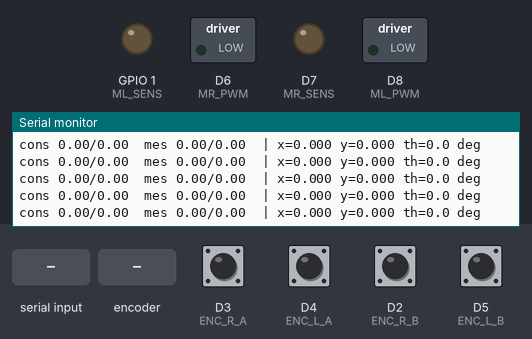
The sketch below on a simulated ESP8266 (NodeMCU). Shown: switched loads named in the sketch (green lamp = pin HIGH), output pins drawn as LEDs (lit = HIGH), the last lines printed to the serial monitor. The test bench sets the inputs (shaded band); at power-on: D2 (ENC_R_B), D3 (ENC_R_A), D4 (ENC_L_A), D5 (ENC_L_B) HIGH.

Above: at 1.7 s.
1.8 s: "S 1\n" received over Serial
At 1.92 s:
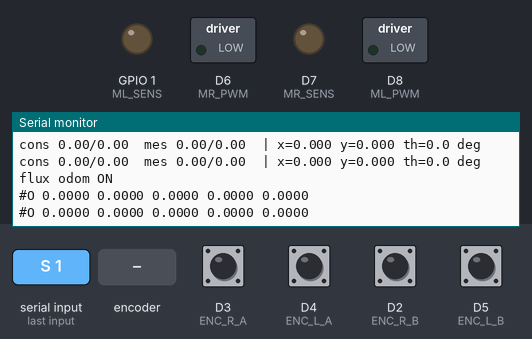
3.3 s: "S 0\n" received over Serial
At 3.9 s:
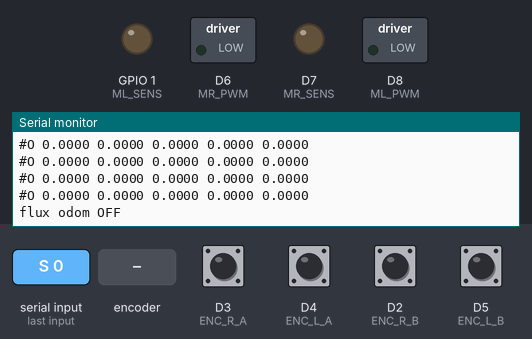
4.8 s: "k\n" received over Serial
At 4.93 s:
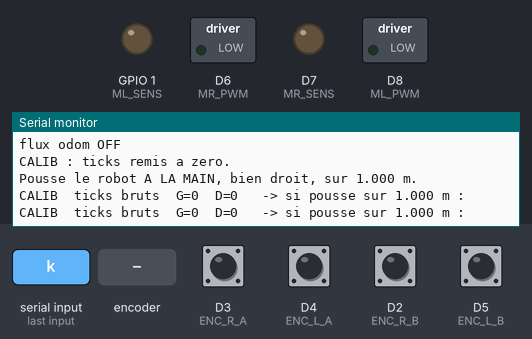
6.3 s: rotary encoder on D3 (ENC_R_A) / D5 (ENC_L_B) turned 1 step (first pin leading)
At 6.43 s:
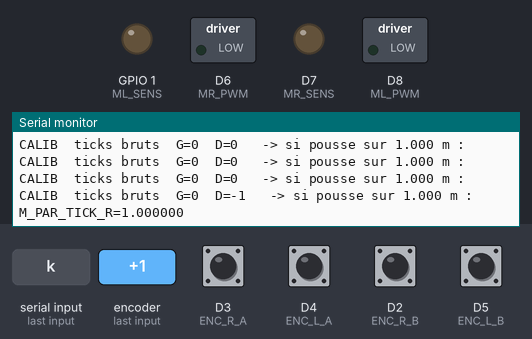
8.3 s: D4 (ENC_L_A) pulled LOW for 0.15 s
At 8.65 s:
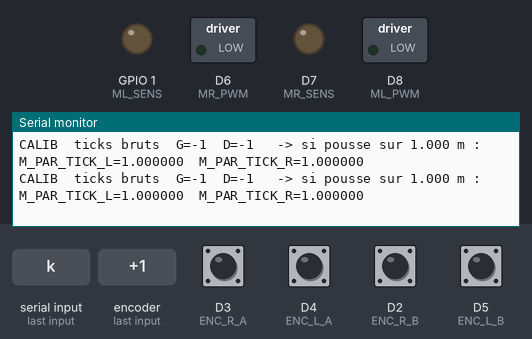

Measured:
- after the input at 1.8 s, the serial monitor: prints a new line at once (image 1)
- after the input at 3.3 s, the serial monitor: prints a new line at once (image 2)
- after the input at 4.8 s, the serial monitor: prints a new line at once (image 3)
- after the input at 6.3 s, the serial monitor: prints a new line after 0.12 s (image 4)
- after the input at 8.3 s, the serial monitor: prints a new line after 0.24 s (image 5)

The sketch:

robot_odom_v5.ino
```cpp
/*
 * Robot Cachan - v5 : PID de vitesse + ODOMETRIE
 * Nucleo F446RE - upload SWD (STM32CubeProgrammer) OBLIGATOIRE
 *
 * ================= FAITS ETABLIS (calibres, ne plus refaire) =========
 * Roue GAUCHE : encodeur D4/D5, moteur D8/D10, 55 ticks/tour, signe -1
 * Roue DROITE : encodeur D3/D2, moteur D6/D7, 55 ticks/tour, signe -1
 * Decodage x1 (front montant de A) : indispensable, les fils encodeur
 *   et puissance partagent le meme cable -> le x4 perdait ~10 %.
 * Carte : SENS=HIGH -> PWM ACTIVE-BASSE. Aucune valeur n'est neutre
 *   dans les deux conventions -> voir drive().
 * Commande positive brute = RECULER -> inversion dans drive().
 * Modele vitesse : cmd ~= 27 * (tr/s) + 9, + FF_EXTRA_R cote droit
 * Vitesse max a vide ~7.6 tr/s (~1.2 m/s). Croisiere testee ~1.7-2.0 tr/s.
 *
 * RAPPEL MATERIEL - PCB ENCODEUR GAUCHE : jeu mecanique (soudure
 * d'ancrage cassee), cause un desalignement magnetique qui fait
 * decrocher le comptage de tics sous rotation. Stabilise avec des
 * gommes le 18/08/2026 (fix TEMPORAIRE) -> comptage verifie fiable
 * a 55 ticks/tour, ecarts G/D 0.9-1.5% sur plusieurs essais. Ne pas
 * bouger le PCB tant que la reparation definitive (ressoudage) n'est
 * pas faite a la reprise des cours. Le connecteur 6 broches lui-meme
 * n'est PAS en cause pour ce probleme-la (ecarte par test de
 * manipulation directe).
 *
 * RAPPEL MATERIEL - MOTEUR DROIT, RESISTANCE VARIABLE (probable
 * contact interne balais/collecteur, PAS le connecteur d'accouplement
 * driver<->moteur) : le 18/08/2026, resistance mesuree a 18 ohm contre
 * 5 ohm a gauche (mesure prise aux PATTES du connecteur cote moteur,
 * donc AVANT le point d'accouplement mâle-femelle avec le driver -->
 * le connecteur d'accouplement lui-meme n'est PAS teste par cette
 * mesure et reste une variable non verifiee). Causait un plafond de
 * vitesse (~1.93 tr/s max) et un delai de convergence de plusieurs
 * secondes cote droit. Apres de nombreuses rotations du moteur
 * pendant les tests, la resistance est redescendue a 5.3 ohm (quasi
 * identique au gauche) SANS intervention volontaire sur le cablage
 * -> plus coherent avec un contact balais/collecteur interne qui se
 * "rode" a l'usage qu'avec un probleme de connecteur externe.
 * Si le desequilibre G/D reapparait, RE-MESURER la resistance du
 * moteur droit au multimetre (aux pattes du connecteur, comme ici)
 * avant de retoucher FF_EXTRA_R.
 *
 * RAPPEL ALIMENTATION : la limite de courant de l'alimentation de
 * banc doit etre au MAXIMUM pendant les tests. Avec la limite basse,
 * le moteur droit (qui tirait plus de courant a cause de sa
 * resistance elevee) se faisait brider par l'alim -> ca ressemblait
 * a un blocage mecanique aleatoire des roues alors que ce n'en etait
 * pas un. Meme verification a faire cote alimentation batterie en
 * competition.
 *
 * ================= PROTOCOLE SERIE (115200) =========================
 *   V <g> <d>    consignes de roues, en tours/s      ex : V 2 2
 *   C <v> <w>    consigne robot : v en m/s, w en rad/s
 *                                                    ex : C 0.3 0
 *   S            stop
 *   R            remise a zero de l'odometrie
 *   O            affiche l'odometrie une fois
 *   T            active/desactive la telemetrie continue
 *   K            télémetrie
 * ====================================================================
 */

#include <math.h>

// ---------------- Broches ----------------
const int MR_PWM = D6, MR_SENS = D7;   // roue DROITE
const int ML_PWM = D8, ML_SENS = D10;  // roue GAUCHE
const int ENC_L_A = D4, ENC_L_B = D5;
const int ENC_R_A = D3, ENC_R_B = D2;

// ---------------- Calibration figee ----------------
const float TPT_L = 55.0;  // ticks par tour, roue gauche
const float TPT_R = 55.0;  // ticks par tour, roue droite
const int SIGNE_L = -1;    // pour que "avancer" = positif
const int SIGNE_R = -1;

const float R_ROUE = 0.025;               // rayon de roue (m)
const float ENTRAXE = 0.23;               // distance entre roues (m)  <-- A CALIBRER
const float CIRCONF = 2.0 * PI * R_ROUE;  // 0.15708 m par tour

/*
 * MESURE PAR POUSSEE SUR 1.000 m, POST-STABILISATION PCB GAUCHE
 * (jeu mecanique du PCB encodeur gauche cale avec des gommes ;
 * l'ancienne valeur 180 ticks/m etait corrompue par le decrochage
 * magnetique du PCB desaligne, PAS par le connecteur) :
 *   gauche : ~328 ticks/m (moyenne sur 3 essais : 322, 330, 332)
 *   droite : ~330 ticks/m (moyenne sur 3 essais : 327, 333, 329)
 * Les deux roues donnent maintenant une circonference quasi identique,
 * coherent avec deux roues physiquement identiques (55 ticks/tour
 * chacune, confirme separement par comptage brut sur 10 tours a la
 * main : G=-549, D=-552, soit ~55 ticks/tour des deux cotes).
 * Validation croisee G/D sur 3 poussees de 1 m : ecarts 0.9-1.5%.
 * Validation aller-retour (3 essais) : retour a ~0 tick, +-6 ticks max.
 * Fixation temporaire aux gommes : reparation definitive de la
 * soudure du PCB gauche prevue a la reprise des cours.
 */
const float M_PAR_TICK_L = 0.003049;  // m/tick gauche (1/328) , post-stabilisation PCB, coherent avec droite
const float M_PAR_TICK_R = 0.003033;  // m/tick droite (1/329.7)

// ---------------- Regulation ----------------
const float FF_GAIN = 27.0;
const float FF_OFFSET = 9.0;
const float FF_EXTRA_R = 0;  // compensation moteur droit -- voir RAPPEL MATERIEL - MOTEUR DROIT ci-dessus
                             // Historique de reglage le 18/08/2026, teste avec V 1.7 1.7 (derive theta sur ~3s) :
                             //   FF_EXTRA_R=0  -> resistance 18 ohm -> -25.4 deg
                             //   FF_EXTRA_R=8  -> -16.9 deg (insuffisant)
                             //   FF_EXTRA_R=15 -> -7.9 deg (bon compromis avec resistance encore elevee)
                             //   FF_EXTRA_R=22-25 -> ~2-3 deg, PUIS resistance retombee a 5.3 ohm en cours de test
                             //   FF_EXTRA_R=5  -> -3.2 a +1.4 deg, valeur ACTUELLE, coherente avec resistance normale
                             // Si la resistance moteur droit remonte, remonter cette valeur en consequence
                             // (retester par paliers avec le protocole V 1.7 1.7 + relever theta a chaque essai).
const float KP = 4.0;
const float KI = 25.0;
const float INTEG_MAX = 3.0;
const int CMD_MAX = 255;
const int SLEW_MAX = 40;
const int DEADTIME_MS = 50;
const int ETABLI_MS = 200;
const unsigned long PERIODE = 100;  // ms -> 10 Hz

// Securite : coupe si aucune commande recue depuis ce delai.
const unsigned long TIMEOUT_MS = 3000;

// Flux machine pour le noeud ROS2 (bascule par la commande 'S')
bool fluxOdom = false;

// ---------------- Encodeurs (x1) ----------------
const unsigned long MIN_EDGE_US = 800;
volatile long ticksL = 0, ticksR = 0;
volatile unsigned long tLastL = 0, tLastR = 0;

void isrL() {
  unsigned long now = micros();
  if (now - tLastL < MIN_EDGE_US) return;
  tLastL = now;
  if (digitalRead(ENC_L_B)) ticksL--;
  else ticksL++;
}
void isrR() {
  unsigned long now = micros();
  if (now - tLastR < MIN_EDGE_US) return;
  tLastR = now;
  if (digitalRead(ENC_R_B)) ticksR--;
  else ticksR++;
}

// ---------------- Commande moteur ----------------
int sensL = LOW, sensR = LOW;

void drive(int pwmPin, int sensPin, int &sensMem, int cmd) {
  cmd = constrain(cmd, -255, 255);

  // Arret franc : le neutre fiable est SENS=LOW + 0.
  if (cmd == 0) {
    analogWrite(pwmPin, (sensMem == HIGH) ? 255 : 0);
    delay(5);
    digitalWrite(sensPin, LOW);
    analogWrite(pwmPin, 0);
    sensMem = LOW;
    return;
  }

  int c = -cmd;  // inversion carte
  int nouveauSens = (c >= 0) ? HIGH : LOW;

  if (nouveauSens != sensMem) {
    // Aucune valeur n'est neutre dans les deux conventions :
    //   SENS=LOW  -> 0 = arret,   255 = plein regime
    //   SENS=HIGH -> 255 = arret, 0   = plein regime (actif-bas)
    // On remet donc le neutre du NOUVEAU sens juste apres la bascule,
    // sans delai intermediaire, sinon a-coup pleine puissance.
    analogWrite(pwmPin, (sensMem == HIGH) ? 255 : 0);
    delay(DEADTIME_MS);
    digitalWrite(sensPin, nouveauSens);
    analogWrite(pwmPin, (nouveauSens == HIGH) ? 255 : 0);
    sensMem = nouveauSens;
    delay(ETABLI_MS);
  }

  if (nouveauSens == HIGH) analogWrite(pwmPin, 255 - c);
  else analogWrite(pwmPin, -c);
}
void driveL(int cmd) {
  drive(ML_PWM, ML_SENS, sensL, cmd);
}
void driveR(int cmd) {
  drive(MR_PWM, MR_SENS, sensR, cmd);
}
void stopAll() {
  digitalWrite(ML_SENS, LOW);
  analogWrite(ML_PWM, 0);
  sensL = LOW;
  digitalWrite(MR_SENS, LOW);
  analogWrite(MR_PWM, 0);
  sensR = LOW;
}

// ---------------- Etat de regulation ----------------
float integL = 0, integR = 0, cmdL = 0, cmdR = 0;
float consigneL = 0, consigneR = 0;  // tours/s
unsigned long derniereCommande = 0;
bool modeCalib = false;
bool telemetrie = true;

float boucle(float &integ, float &cmdPrec, float consigne, float mesure, float dt, float ffExtra = 0.0) {
  if (consigne == 0) {
    integ = 0;
    cmdPrec = 0;
    return 0;
  }
  float err = consigne - mesure;
  integ = constrain(integ + err * dt, -INTEG_MAX, INTEG_MAX);
  float ff = FF_GAIN * fabs(consigne) + FF_OFFSET + ffExtra;
  if (consigne < 0) ff = -ff;
  float out = constrain(ff + KP * err + KI * integ, -CMD_MAX, CMD_MAX);
  if (out > cmdPrec + SLEW_MAX) out = cmdPrec + SLEW_MAX;
  if (out < cmdPrec - SLEW_MAX) out = cmdPrec - SLEW_MAX;
  cmdPrec = out;
  return out;
}

// ---------------- Odometrie ----------------
// Pose du robot dans le repere de depart.
float odoX = 0, odoY = 0, odoTheta = 0;  // m, m, rad

/*
 * Modele differentiel :
 *   dCentre = (dGauche + dDroite) / 2
 *   dTheta  = (dDroite - dGauche) / ENTRAXE
 * On avance selon le cap MOYEN du pas (theta + dTheta/2) : c'est
 * l'integration du point milieu, nettement plus juste qu'utiliser
 * l'ancien cap, surtout en virage.
 */
void majOdometrie(long dTicksL, long dTicksR) {
  float dGauche = (SIGNE_L * dTicksL) * M_PAR_TICK_L;  // m
  float dDroite = (SIGNE_R * dTicksR) * M_PAR_TICK_R;  // m

  float dCentre = (dGauche + dDroite) * 0.5;
  float dTheta = (dDroite - dGauche) / ENTRAXE;

  float capMoyen = odoTheta + dTheta * 0.5;
  odoX += dCentre * cos(capMoyen);
  odoY += dCentre * sin(capMoyen);
  odoTheta += dTheta;

  // recentrage dans [-PI, PI]
  while (odoTheta > PI) odoTheta -= 2.0 * PI;
  while (odoTheta < -PI) odoTheta += 2.0 * PI;
}

void afficheOdometrie() {
  Serial.print("ODO  x=");
  Serial.print(odoX, 3);
  Serial.print(" m  y=");
  Serial.print(odoY, 3);
  Serial.print(" m  theta=");
  Serial.print(odoTheta * 180.0 / PI, 1);
  Serial.println(" deg");
}

/*
 * Cinematique inverse : consigne robot -> consignes de roues.
 *   v en m/s, w en rad/s
 *   vGauche = v - w * ENTRAXE/2   (m/s)  puis converti en tours/s
 */
void consigneRobot(float v, float w) {
  float vG = v - w * ENTRAXE * 0.5;
  float vD = v + w * ENTRAXE * 0.5;
  consigneL = vG / CIRCONF;
  consigneR = vD / CIRCONF;
}

// ---------------- Setup ----------------
void setup() {
  Serial.begin(115200);
  delay(500);

  pinMode(MR_PWM, OUTPUT);
  pinMode(MR_SENS, OUTPUT);
  pinMode(ML_PWM, OUTPUT);
  pinMode(ML_SENS, OUTPUT);
  stopAll();

  pinMode(ENC_L_A, INPUT_PULLUP);
  pinMode(ENC_L_B, INPUT_PULLUP);
  pinMode(ENC_R_A, INPUT_PULLUP);
  pinMode(ENC_R_B, INPUT_PULLUP);
  attachInterrupt(digitalPinToInterrupt(ENC_L_A), isrL, RISING);
  attachInterrupt(digitalPinToInterrupt(ENC_R_A), isrR, RISING);

  Serial.println();
  Serial.println("=== Robot Cachan v5 : PID + odometrie ===");
  Serial.println("V <g> <d> (tr/s) | C <v m/s> <w rad/s> | S | R | O | T");
  derniereCommande = millis();
}

// ---------------- Boucle ----------------
void loop() {
  static unsigned long tPrev = 0;
  static long lPrev = 0, rPrev = 0;

  // ---- lecture des commandes ----
  if (Serial.available()) {
    String s = Serial.readStringUntil('\n');
    s.trim();
    if (s.length() > 0) {
      char c = s.charAt(0);
      if (c == 'V' || c == 'v') {
        modeCalib = false;
        int sp = s.indexOf(' ');
        int sp2 = s.indexOf(' ', sp + 1);
        if (sp > 0 && sp2 > 0) {
          consigneL = s.substring(sp + 1, sp2).toFloat();
          consigneR = s.substring(sp2 + 1).toFloat();
          derniereCommande = millis();
        }
      } else if (c == 'C' || c == 'c') {
        modeCalib = false;
        int sp = s.indexOf(' ');
        int sp2 = s.indexOf(' ', sp + 1);
        if (sp > 0 && sp2 > 0) {
          float v = s.substring(sp + 1, sp2).toFloat();
          float w = s.substring(sp2 + 1).toFloat();
          consigneRobot(v, w);
          derniereCommande = millis();
        }
      } else if (c == 'K' || c == 'k') {
        // Mode calibration : remet les ticks bruts a zero et les affiche.
        // Pousser ensuite le robot A LA MAIN, en ligne droite, sur 1.000 m.
        noInterrupts();
        ticksL = 0;
        ticksR = 0;
        interrupts();
        modeCalib = true;
        consigneL = consigneR = 0;
        stopAll();
        Serial.println("CALIB : ticks remis a zero.");
        Serial.println("Pousse le robot A LA MAIN, bien droit, sur 1.000 m.");
      } else if (c == 'R' || c == 'r') {
        odoX = odoY = odoTheta = 0;
        Serial.println("odometrie remise a zero");
      } else if (c == 'O' || c == 'o') {
        afficheOdometrie();
      } else if (c == 'T' || c == 't') {
        telemetrie = !telemetrie;
        Serial.print("telemetrie ");
        Serial.println(telemetrie ? "ON" : "OFF");
      } else if (c == 'S' || c == 's') {
        // 'S 1' active, 'S 0' coupe. 'S' seul bascule (pratique a la main).
        int sp = s.indexOf(' ');
        if (sp > 0) {
          fluxOdom = (s.substring(sp + 1).toInt() != 0);
        } else {
          fluxOdom = !fluxOdom;
        }
        if (fluxOdom) telemetrie = false;
        Serial.print("flux odom ");
        Serial.println(fluxOdom ? "ON" : "OFF");
      } else {
        consigneL = consigneR = 0;
        stopAll();
      }
    }
  }

  // ---- securite : coupure si plus de commande ----
  if ((consigneL != 0 || consigneR != 0) && millis() - derniereCommande > TIMEOUT_MS) {
    consigneL = consigneR = 0;
    Serial.println("TIMEOUT -> arret");
  }

  // ---- cycle de regulation + odometrie ----
  unsigned long now = millis();
  if (now - tPrev >= PERIODE) {
    float dt = (now - tPrev) / 1000.0;
    tPrev = now;

    noInterrupts();
    long l = ticksL, r = ticksR;
    interrupts();
    long dL = l - lPrev, dR = r - rPrev;
    lPrev = l;
    rPrev = r;

    // odometrie AVANT tout, sur les deltas bruts
    majOdometrie(dL, dR);

    // Vitesses exprimees en "tours/s d'une roue nominale" : on part de
    // la distance REELLE parcourue, divisee par la circonference
    // nominale. Ainsi deux consignes egales donnent deux vitesses
    // LINEAIRES egales -> le robot va droit meme si les deux roues
    // n'ont pas la meme resolution ni le meme rayon effectif.
    // Les gains et l'anticipation restent valables (memes unites).
    float vL = (SIGNE_L * dL * M_PAR_TICK_L / CIRCONF) / dt;
    float vR = (SIGNE_R * dR * M_PAR_TICK_R / CIRCONF) / dt;

    cmdL = boucle(integL, cmdL, consigneL, vL, dt);
    cmdR = boucle(integR, cmdR, consigneR, vR, dt, FF_EXTRA_R);
    driveL((int)cmdL);
    driveR((int)cmdR);

    if (modeCalib) {
      noInterrupts();
      long tl = ticksL, tr = ticksR;
      interrupts();
      Serial.print("CALIB  ticks bruts  G=");
      Serial.print(tl);
      Serial.print("  D=");
      Serial.print(tr);
      Serial.print("   -> si pousse sur 1.000 m :");
      if (tl != 0) {
        Serial.print("  M_PAR_TICK_L=");
        Serial.print(1.0 / fabs((float)tl), 6);
      }
      if (tr != 0) {
        Serial.print("  M_PAR_TICK_R=");
        Serial.print(1.0 / fabs((float)tr), 6);
      }
      Serial.println();
    } else if (telemetrie) {
      Serial.print("cons ");
      Serial.print(consigneL, 2);
      Serial.print("/");
      Serial.print(consigneR, 2);
      Serial.print("  mes ");
      Serial.print(vL, 2);
      Serial.print("/");
      Serial.print(vR, 2);
      Serial.print("  | x=");
      Serial.print(odoX, 3);
      Serial.print(" y=");
      Serial.print(odoY, 3);
      Serial.print(" th=");
      Serial.print(odoTheta * 180.0 / PI, 1);
      Serial.println(" deg");
    }
    if (fluxOdom) {
      float v = (vL + vR) * 0.5 * CIRCONF;      // m/s
      float w = (vR - vL) * CIRCONF / ENTRAXE;  // rad/s
      Serial.print("#O ");
      Serial.print(odoX, 4);
      Serial.print(' ');
      Serial.print(odoY, 4);
      Serial.print(' ');
      Serial.print(odoTheta, 4);
      Serial.print(' ');
      Serial.print(v, 4);
      Serial.print(' ');
      Serial.println(w, 4);
    }
  }
}
```
